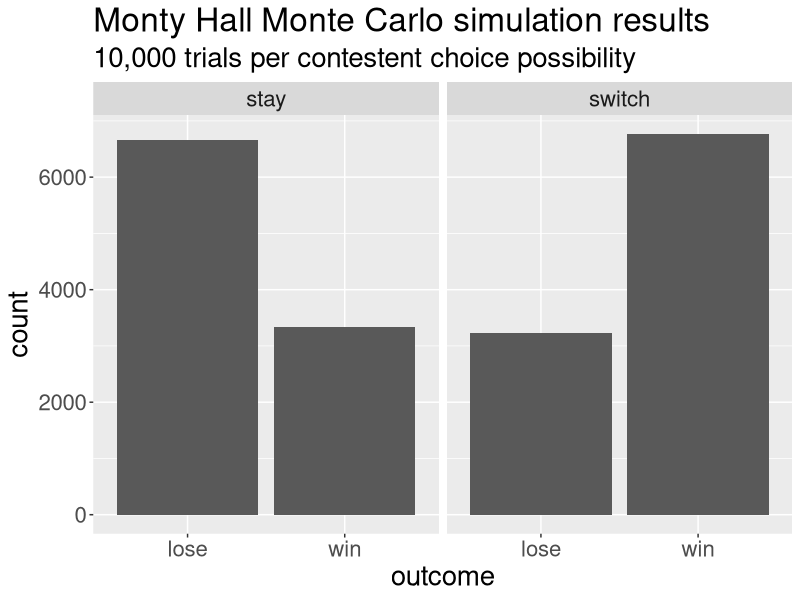

Reproduce this figure in R.
## ---- chunk 1
#| message: false

library(ggplot2)
library(dplyr)
library(tidyr)

monty_hall <- function(stay){
    
  doors <- c("A", "B", "C")              # using ABC due to a quirk in sample()

  prize_door <- sample(doors, 1)
  contestant_choice <- sample(doors, 1)
    
  reveal_door <-                                # Monty can't reveal door with the prize,
    union(prize_door, contestant_choice) %>%    # nor the selected door, so...
    setdiff(doors, .) %>%                       # we remove those choices 
    sample(1)  

  switch_offer <- setdiff(doors, c(contestant_choice, reveal_door))
    
  ifelse(prize_door == ifelse(stay, contestant_choice, switch_offer),
         "win", "lose")
    # the function returns the strings "win" and "lose"
    # when stay is TRUE, check if the prize door matches the contestant's choice
    # when stay is FALSE, check if the prize door matches the door offered in a switch
}
## ---- chunk 2
monty_stay_trials <- replicate(10000, monty_hall(stay = TRUE))
monty_switch_trials <- replicate(10000, monty_hall(stay = FALSE))

data.frame(stay = monty_stay_trials, switch = monty_switch_trials) %>%
  pivot_longer(everything(), names_to = "choice", values_to = "outcome") %>% 
  ggplot(aes(x = outcome)) +
    geom_bar(stat = "count") +
    facet_wrap(~choice) +
    labs(title = "Monty Hall Monte Carlo simulation results",
         subtitle = "10,000 trials per contestent choice possibility") +
    theme(text = element_text(size = 20))
## ---- chunk 3
mean(monty_switch_trials == "win")
